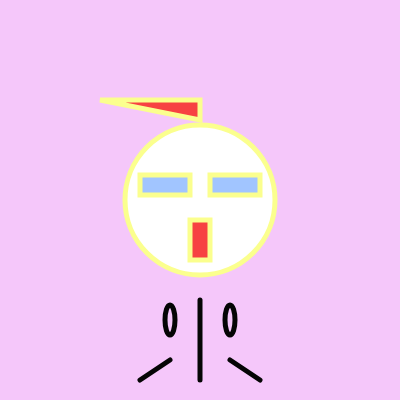
Frame 1 (no input)
Frame 60 (no input): identical to frame 1, image omitted
Frame 120 (the mouse pressed at the canvas centre since frame 60): identical to frame 1, image omitted

The p5.js sketch that drew this single still picture (run headless with seeded random() and noise() and a simulated clock; from frame 60 on, the mouse is pressed at the canvas centre):

// p5.js sketch
// ── sketch.js
// variable declaration:
//"let" is a keyword that allows you to declare a variable
// in the below example, a new variable is being created
// called"circleSize" which is toring a number(125)

let circleSize = 125; //variable to store circle size

function setup() {
  createCanvas(400, 400); // set a 400 px by 400px canvas;
  
}

function draw() {
  // a grayscale color is denoted as a number 0 - 255;
  // an rgb color is denoted as 3 numbers (red green blue);
  //background(127,0,0);
  // we can use the name of a color like "black" or "olive";
  // background("aqua");
  //we can also format rgb colors as strings;
  background("rgba(245, 199, 250, 1)");

  stroke("rgba(251, 255, 142, 1)");

  fill("rgba(210, 255, 253, 0.7)");
  strokeWeight(5);
  //noFill();
  //nostroke(); 
  fill('rohlfs_1R');
  //rect(0,0,width/2,height/2);
  

  // circle three parameters(x,y,d);
  circle(200, 200, 150);

  fill("rgba(161, 197, 255, 1)")
  rect(140,175,50,20);
  rect(210,175,50,20);
  fill("rgba(247, 66, 66, 1)")
  rect(190,220, 20, 40);
  


  // to draw ccomplex polygons (more than 2 coords);
  // create a beginshape(); function and an endshape function
  // any vertex(x,y) functions you place invetween beginshape and endshape
  // will be rendered as points in a complete polygon

  beginShape();
  vertex(100,100); // leftmost coordinate
  vertex(200,100); // top right coordinate
  vertex(200,120); // bottom- most coordinate
  endShape(CLOSE); // CLOSE paremeter closese the polygon

  stroke(5);
  line(200, 300, 200, 380);
  noFill();
  ellipse(170, 320, 10,30);
  ellipse(230, 320, 10,30);
  line(170, 360, 140, 380);
  line(230, 360, 260, 380);

  
  fill("rgba(232, 230, 129, 1)");
  //circle(300, 30, 50);

  //ellipse(mouseX, mouseY, mouseX*0.25, mouseY*0.25);



  //arc(width/2,50,50,50,radians(45),radians(300), PIE);



  console.log(mouseX/width + "" + mouseY/height);


}
